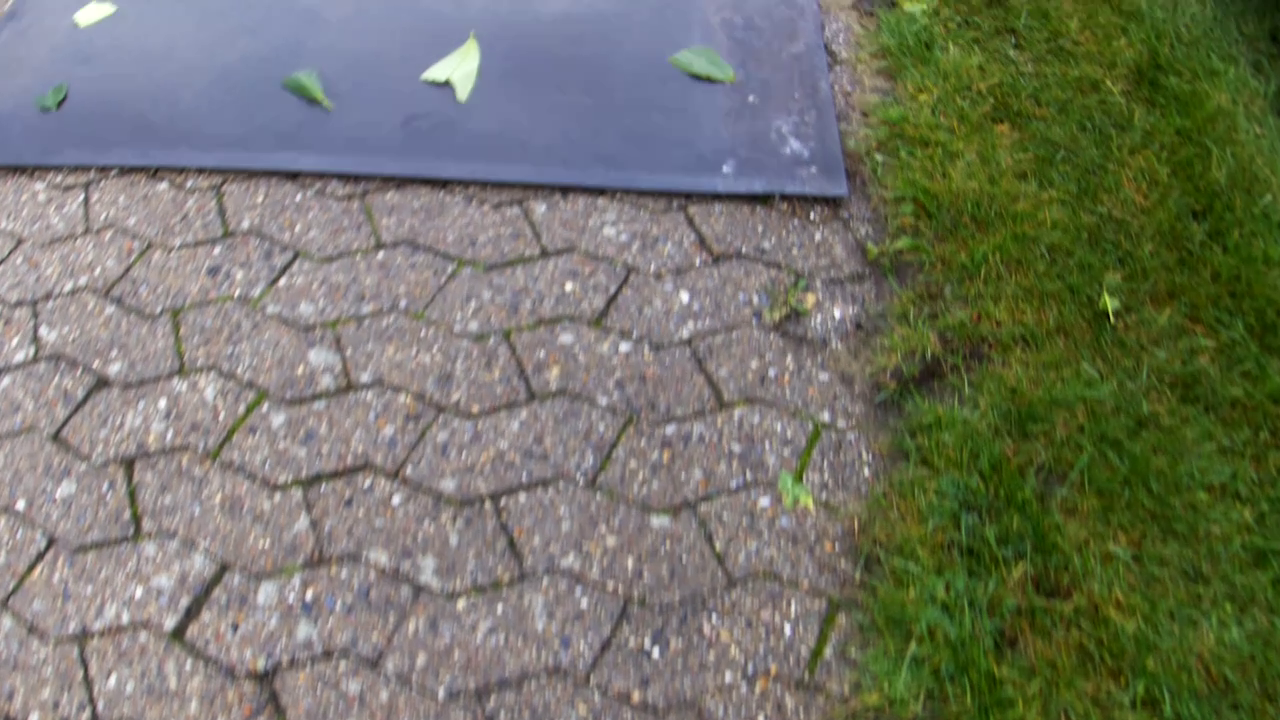
#> input picture Frames/Frame363.png, 1280 x 720 px; its folder holds only this picture in this run
$ python CIELAB_algorithm.py
#> lines starting #> are read from the running program, lines starting #| are printed output that depends on the picture; after the words box and inside, x2 and y2 are one past the last pixel; in counts of white or black regions, pixels touching at a corner belong together
import cv2
import numpy as np
import os

Rot = (np.load('BirdView\\BirdRot.npz'))
#> (reads BirdView/BirdRot.npz from the repository)
M = Rot['BirdRot']

Cali = np.load('CamCali\\HQCam.npz')  # Change this dependent on camera
#> (reads CamCali/HQCam.npz from the repository)
#> further down, curr_img is the input picture: shape (720, 1280, 3); mean B, G, R 102.2, 116.7, 114.4
CM = Cali['CamMatrix']
NCM = Cali['NewCamMatrix']
DIST = Cali['Distortion']

t_frames = len(os.listdir('./Frames'))
i = 0
pictures = []


def draw_lines(image):
    pic = image
    pt_a = [155, 95]
    pt_b = [1145, 22]
    pt_c = [355, 717]
    pt_d = [970, 680]

    color = (255, 255, 255)

    cv2.line(pic, (pt_a[0], pt_a[1]), (pt_b[0], pt_b[1]), color, 2)
    cv2.line(pic, (pt_c[0], pt_c[1]), (pt_d[0], pt_d[1]), color, 2)
    cv2.line(pic, (pt_a[0], pt_a[1]), (pt_c[0], pt_c[1]), color, 2)
    cv2.line(pic, (pt_b[0], pt_b[1]), (pt_d[0], pt_d[1]), color, 2)
    return pic


def blob_op(image, image_out):
    params = cv2.SimpleBlobDetector.Params()
    params.filterByArea = True
    params.minArea = 200
    params.maxArea = 3500
    params.filterByCircularity = False
    params.filterByConvexity = False
    params.filterByInertia = False
    detector = cv2.SimpleBlobDetector.create(params)
    invert_image = cv2.bitwise_not(image)
    keypoints = detector.detect(invert_image)
    im_with_keypoints = cv2.drawKeypoints(image_out, keypoints, np.array([]), (0, 0, 255),
                                          cv2.DRAW_MATCHES_FLAGS_DRAW_RICH_KEYPOINTS)
    return im_with_keypoints


def nothing(x):
    pass


cv2.namedWindow("Threshold")
cv2.createTrackbar("Threshold a", "Threshold", 122, 255, nothing)
cv2.createTrackbar("Threshold b", "Threshold", 125, 255, nothing)


def lab_algorithm(image):
    lab = cv2.cvtColor(image, cv2.COLOR_BGR2Lab)
#> lab: shape (720, 1280, 3); mean of channels 0, 1, 2 71.2, 126.3, 131.4
    L, a, b = cv2.split(lab)
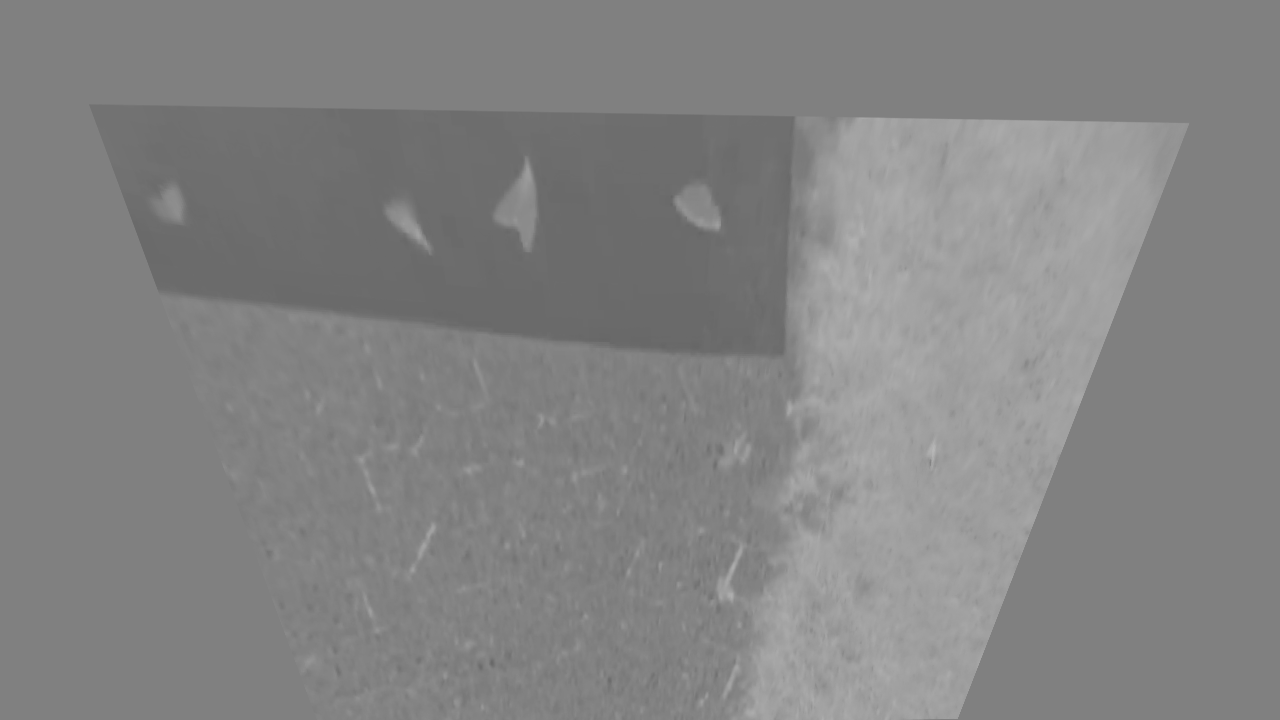
#> b: shape (720, 1280); min 101, max 184, mean 131.4

    a_thresh = cv2.getTrackbarPos("Threshold a", "Threshold")
    ret, a_picture = cv2.threshold(a, a_thresh, 255, cv2.THRESH_BINARY)
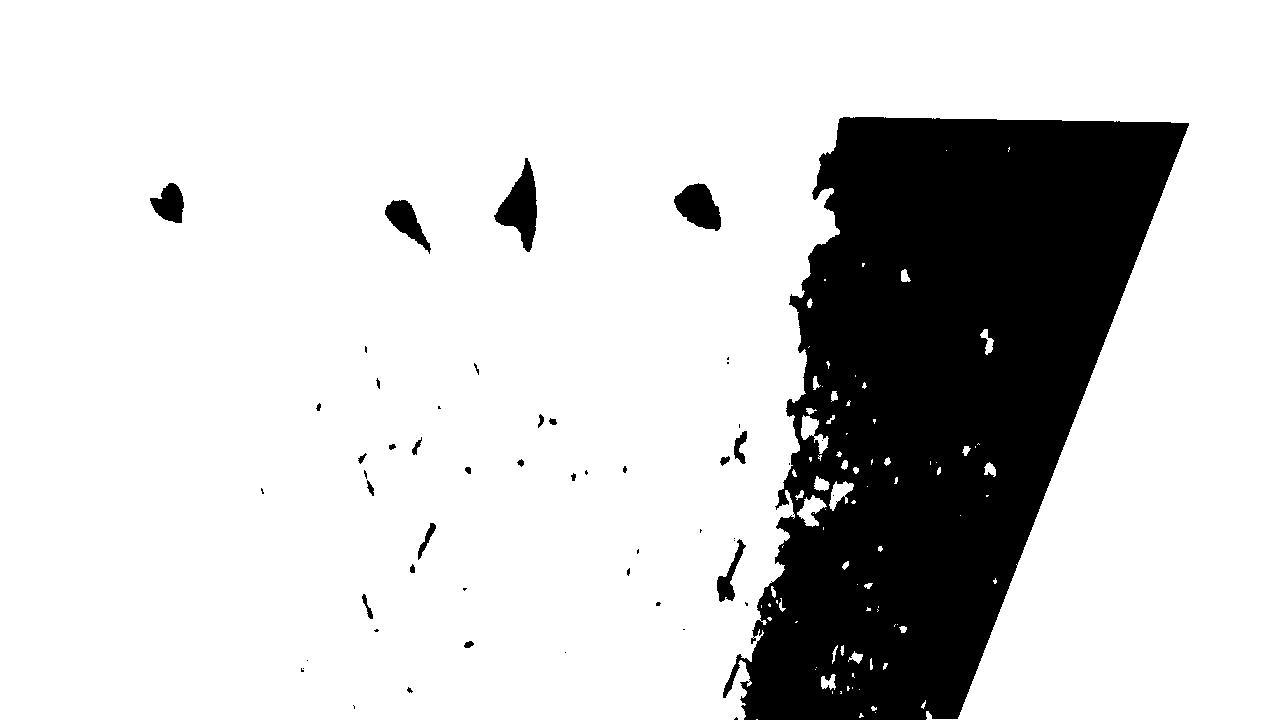
#> a_picture: shape (720, 1280); 81.2% white; 53 black regions (27 under 20 px), largest, box (x1, y1, x2, y2) and area: (723, 117, 1189, 720) 166259, (494, 158, 537, 252) 1975, (674, 183, 721, 231) 1464
#> ret = 122
    a_pic = cv2.bitwise_not(a_picture)
    a_lined_image = draw_lines(a_pic)
#> in draw_lines, `cv2.line(pic, (pt_a[0], pt_a[1]), (pt_c[0], pt_c[1]), color, 2)`: pic: shape (720, 1280); 19.5% white; 52 white regions (26 under 20 px), largest, box (x1, y1, x2, y2) and area: (154, 21, 1189, 720) 172225, (494, 158, 537, 252) 1975, (674, 183, 721, 231) 1464
#> in draw_lines, `cv2.line(pic, (pt_b[0], pt_b[1]), (pt_d[0], pt_d[1]), color, 2)`: pic: shape (720, 1280); 19.5% white; 52 white regions (26 under 20 px), largest, box (x1, y1, x2, y2) and area: (154, 21, 1189, 720) 172516, (494, 158, 537, 252) 1975, (674, 183, 721, 231) 1464

    b_thresh = cv2.getTrackbarPos("Threshold b", "Threshold")
    ret, b_picture = cv2.threshold(b, b_thresh, 255, cv2.THRESH_BINARY)
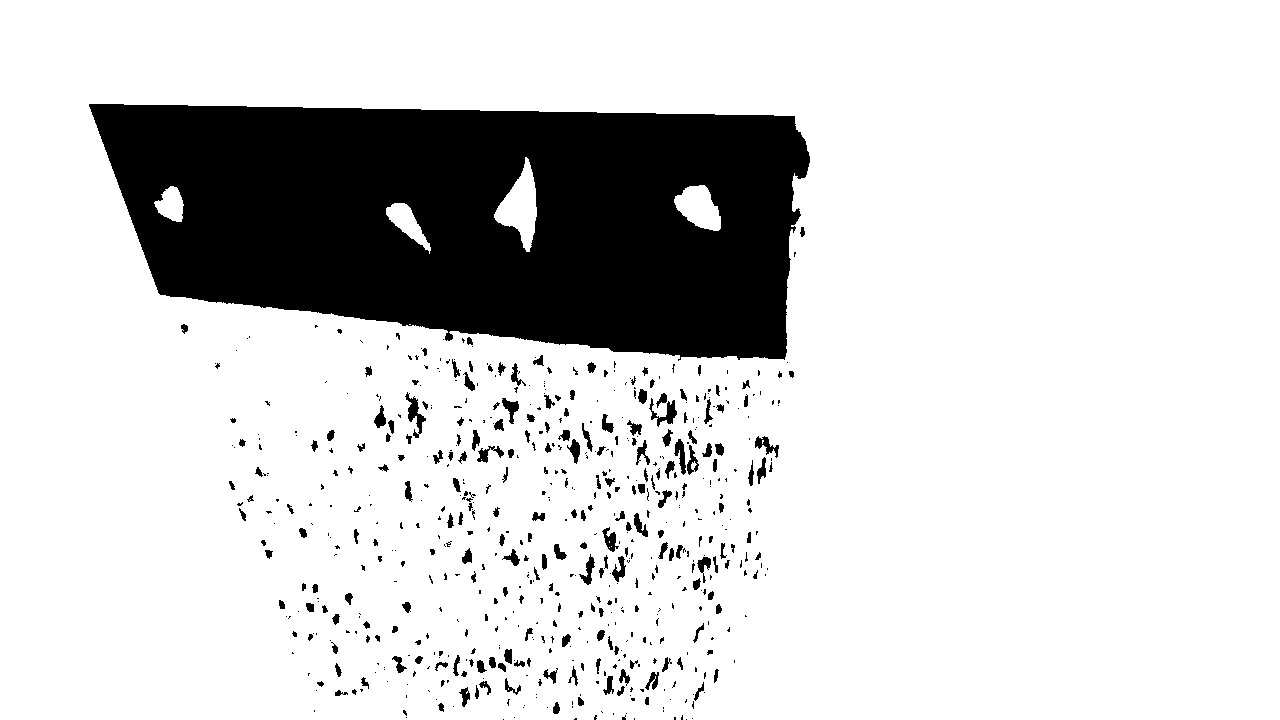
#> b_picture: shape (720, 1280); 82.9% white; 624 black regions (406 under 20 px), largest, box (x1, y1, x2, y2) and area: (89, 104, 810, 361) 142069, (405, 392, 426, 438) 339, (649, 398, 677, 427) 292
#> ret = 125
    b_pic = b_picture
    b_lined_image = draw_lines(b_pic)
#> in draw_lines (call 2), `cv2.line(pic, (pt_a[0], pt_a[1]), (pt_c[0], pt_c[1]), color, 2)`: pic: shape (720, 1280); 83% white; 624 black regions (406 under 20 px), largest, box (x1, y1, x2, y2) and area: (160, 105, 810, 361) 129878, (89, 104, 220, 303) 11617, (405, 392, 426, 438) 339
    # [4 lines of commented-out code are left out]
    img = cv2.bitwise_and(a_lined_image, b_lined_image)
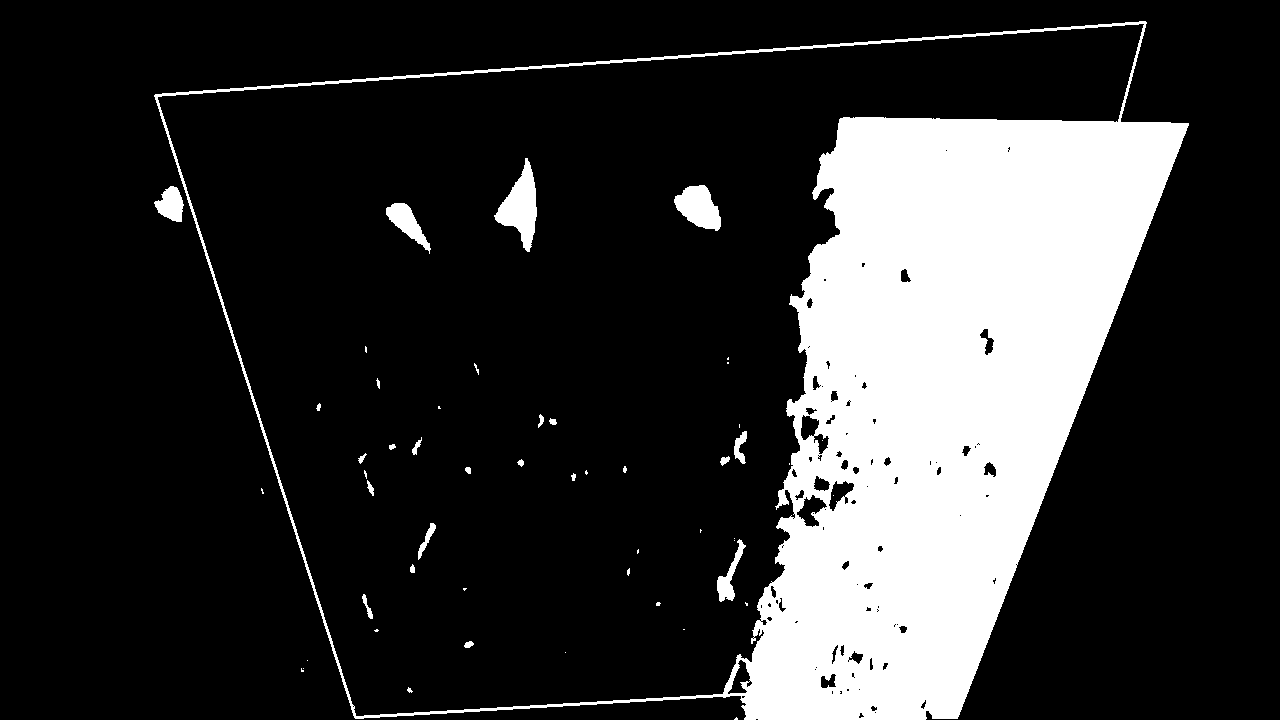
#> img: shape (720, 1280); 19.5% white; 52 white regions (26 under 20 px), largest, box (x1, y1, x2, y2) and area: (154, 21, 1189, 720) 172516, (494, 158, 537, 252) 1943, (674, 185, 721, 231) 1398
    cv2.imshow('CIELAB-Lab - bitwised', blob_op(img, image))
#> in blob_op, `keypoints = detector.detect(invert_image)`: keypoints = 6 keypoints; (x, y, size): (521, 207, 53.9), (698, 207, 44.8), (407, 223, 40.6), (729, 576, 39.3), (171, 204, 30.3), (426, 539, 22.9)


while i < t_frames:
    picture = os.listdir('./Frames')[i]
    img = ('Frames/' + str(picture))
    #img = ('Frames/' + 'Frame370.png')
    pictures.append(img)

    curr_img = cv2.imread(img)
    dst = cv2.undistort(curr_img, CM, DIST, None, NCM)
    out = cv2.warpPerspective(dst, M, (curr_img.shape[1], curr_img.shape[0]))
    lab_algorithm(out)

    cv2.waitKey(10)
    i += 1
